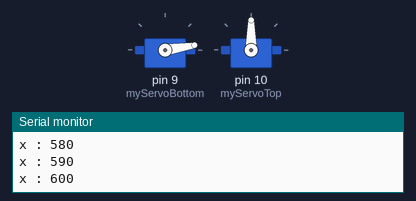
Bench run of a sketch on a simulated Arduino Uno, built with avr-gcc and run on an emulated ATmega328P. Shown: 2 × servo, the last lines printed to the serial monitor.

Above: at 0.1 s.
At 0.7 s:
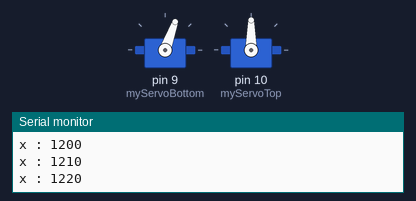
At 2.0 s:
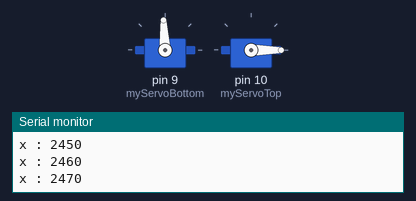
At 4.0 s:
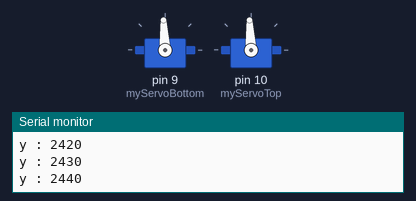
Timing chart, 0 to 5.5 s (numbered marks = the images above):
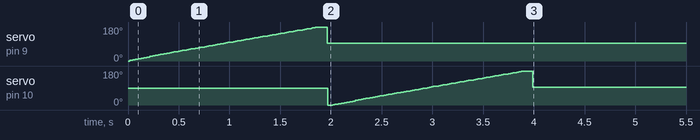

The sketch:

TestCode_Calibration.ino
```cpp
// 서보모터 정의
#include <Servo.h>

Servo myServoTop;
Servo myServoBottom;

void setup() {
  // put your setup code here, to run once:
  Serial.begin(9600);

  // 사용 서보모터 핀 설정
  myServoBottom.attach(9);
  myServoTop.attach(10);

  // x축 끝에서 끝까지 이동 후 중앙 이동
  for (int x = 500; x < 2500; x+=10) {
      Serial.print("x : ");
      Serial.println(x);
      myServoBottom.writeMicroseconds(x);
      delay(2);
    }

    myServoBottom.writeMicroseconds(1500);

    // y축 끝에서 끝까지 이동 후 중앙 이동
    for (int y = 500; y < 2500; y+=10) {
      Serial.print("y : ");
      Serial.println(y);
      myServoTop.writeMicroseconds(y);
      delay(2);
    }

    myServoTop.writeMicroseconds(1500);
}

void loop() {
  // put your main code here, to run repeatedly:

}
```
